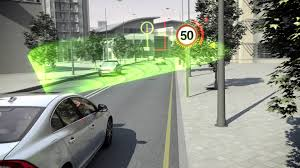
#> input picture tutorials/image.jpg, 300 x 168 px, found by its file name
$ python horizontalVerticalLines.py
#> lines starting #> are read from the running program, lines starting #| are printed output that depends on the picture; after the words box and inside, x2 and y2 are one past the last pixel; in counts of white or black regions, pixels touching at a corner belong together
import numpy as np
from cv2 import cv2

def main():

    src = cv2.imread("D:/camera-calibration/image.jpg")
#> src is the input picture: shape (168, 300, 3); mean B, G, R 128, 144.2, 137.1

    cv2.imshow("src", src)
    cv2.waitKey(0)


    if len(src.shape) != 2:
        gray = cv2.cvtColor(src, cv2.COLOR_BGR2GRAY)
    else:
        gray = src
    # Show gray image
    #show_wait_destroy("gray", gray)
    cv2.imshow("gray", gray)
    cv2.waitKey(0)
    # [gray]
    # [bin]
    # Apply adaptiveThreshold at the bitwise_not of gray, notice the ~ symbol
    gray = cv2.bitwise_not(gray)
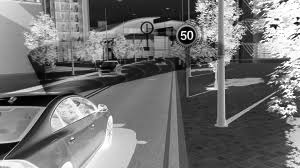
#> gray: shape (168, 300); min 0, max 255, mean 114.8
    bw = cv2.adaptiveThreshold(gray, 255, cv2.ADAPTIVE_THRESH_MEAN_C, \
                                cv2.THRESH_BINARY, 15, -2)
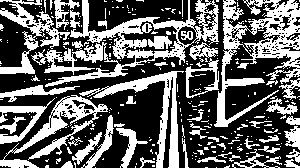
#> bw: shape (168, 300); 39.3% white; 295 white regions (246 under 20 px), largest, box (x1, y1, x2, y2) and area: (31, 0, 219, 87) 4132, (214, 0, 300, 127) 3781, (79, 71, 184, 168) 1862
    # Show binary image
    #show_wait_destroy("binary", bw)
    cv2.imshow("binary", bw)
    cv2.waitKey(0)
    # [bin]
    # [init]
    # Create the images that will use to extract the horizontal and vertical lines
    horizontal = np.copy(bw)
    vertical = np.copy(bw)
    # [init]
    # [horiz]
    # Specify size on horizontal axis
    cols = horizontal.shape[1]
#> cols = 300
    horizontal_size = cols // 30
#> horizontal_size = 10
    # Create structure element for extracting horizontal lines through morphology operations
    horizontalStructure = cv2.getStructuringElement(cv2.MORPH_RECT, (horizontal_size, 1))
    # Apply morphology operations
    horizontal = cv2.erode(horizontal, horizontalStructure)
#> horizontal: shape (168, 300); 8.4% white; 178 white regions (140 under 20 px), largest, box (x1, y1, x2, y2) and area: (103, 73, 173, 94) 348, (0, 87, 71, 97) 266, (0, 106, 43, 113) 249
    horizontal = cv2.dilate(horizontal, horizontalStructure)
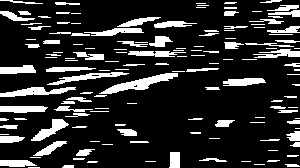
#> horizontal: shape (168, 300); 17.3% white; 144 white regions (56 under 20 px), largest, box (x1, y1, x2, y2) and area: (99, 73, 178, 94) 564, (0, 87, 76, 97) 403, (47, 72, 129, 85) 337
    # Show extracted horizontal lines
    #show_wait_destroy("horizontal", horizontal)
    cv2.imshow("horizontal", horizontal)
    cv2.waitKey(0)
    # [horiz]
    # [vert]
    # Specify size on vertical axis
    rows = vertical.shape[0]
#> rows = 168
    verticalsize = rows // 30
#> verticalsize = 5
    # Create structure element for extracting vertical lines through morphology operations
    verticalStructure = cv2.getStructuringElement(cv2.MORPH_RECT, (1, verticalsize))
#> verticalStructure = [1, 1, 1, 1, 1]
    # Apply morphology operations
    vertical = cv2.erode(vertical, verticalStructure)
#> vertical: shape (168, 300); 15% white; 256 white regions (197 under 20 px), largest, box (x1, y1, x2, y2) and area: (98, 73, 179, 168) 1352, (23, 99, 85, 148) 411, (217, 53, 232, 125) 394
    vertical = cv2.dilate(vertical, verticalStructure)
#> vertical: shape (168, 300); 26.7% white; 223 white regions (124 under 20 px), largest, box (x1, y1, x2, y2) and area: (98, 71, 179, 168) 1726, (23, 97, 85, 150) 733, (267, 0, 300, 44) 563
    # Show extracted vertical lines
    #show_wait_destroy("vertical", vertical)
    cv2.imshow("vertical", vertical)
    cv2.waitKey(0)
    # [vert]
    # [smooth]
    # Inverse vertical image
    vertical = cv2.bitwise_not(vertical)
    #show_wait_destroy("vertical_bit", vertical)
    cv2.imshow("vertical_bit", vertical)
    cv2.waitKey(0)
    '''
    Extract edges and smooth image according to the logic
    1. extract edges
    2. dilate(edges)
    3. src.copyTo(smooth)
    4. blur smooth img
    5. smooth.copyTo(src, edges)
    '''
    # Step 1
    edges = cv2.adaptiveThreshold(vertical, 255, cv2.ADAPTIVE_THRESH_MEAN_C, \
                                cv2.THRESH_BINARY, 3, -2)
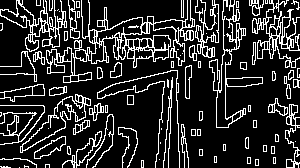
#> edges: shape (168, 300); 17.8% white in thin lines or dots
    #show_wait_destroy("edges", edges)
    cv2.imshow("edges", edges)
    cv2.waitKey(0)
    # Step 2
    kernel = np.ones((2, 2), np.uint8)
    edges = cv2.dilate(edges, kernel)
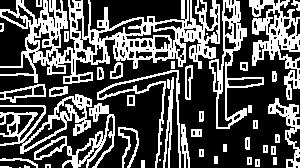
#> edges: shape (168, 300); 34% white; 46 white regions (4 under 20 px), largest, box (x1, y1, x2, y2) and area: (0, 0, 220, 84) 6619, (249, 0, 300, 100) 2042, (0, 94, 92, 154) 1636
    #show_wait_destroy("dilate", edges)
    cv2.imshow("dilate", edges)
    cv2.waitKey(0)
    # Step 3
    smooth = np.copy(vertical)
    # Step 4
    smooth = cv2.blur(smooth, (2, 2))
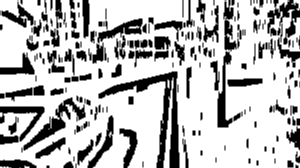
#> smooth: shape (168, 300); min 0, max 255, mean 187
    # Step 5
    (rows, cols) = np.where(edges != 0)
#> rows = 17149 values from 0 to 167; cols = 17149 values, max 299 at index 307, min 0 at index 924, mean 148.1
    vertical[rows, cols] = smooth[rows, cols]
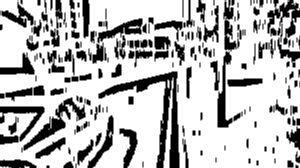
#> vertical: shape (168, 300); min 0, max 255, mean 187
    # Show final result
    #show_wait_destroy("smooth - final", vertical)
    cv2.imshow("smooth - final", vertical)
    cv2.waitKey(0)
    # [smooth]
    return 0
if __name__ == "__main__":
    main()
